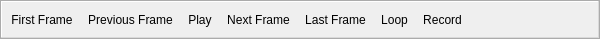
<?xml version="1.0" encoding="UTF-8"?>
<ui version="4.0">
 <class>lqPlayerControlsToolbar</class>
 <widget class="QToolBar" name="lqPlayerControlsToolbar">
  <property name="geometry">
   <rect>
    <x>0</x>
    <y>0</y>
    <width>600</width>
    <height>39</height>
   </rect>
  </property>
  <property name="sizePolicy">
   <sizepolicy hsizetype="Fixed" vsizetype="Fixed">
    <horstretch>0</horstretch>
    <verstretch>0</verstretch>
   </sizepolicy>
  </property>
  <property name="windowTitle">
   <string>VCR Controls</string>
  </property>
  <property name="orientation">
   <enum>Qt::Horizontal</enum>
  </property>
  <property name="PV_MUST_BE_MASTER" stdset="0">
   <bool>true</bool>
  </property>
  <action name="actionVCRPlay">
   <property name="enabled">
    <bool>true</bool>
   </property>
   <property name="icon">
    <iconset resource="lqResources.qrc">
     <normaloff>:/lqResources/Icons/media-playback-start.png</normaloff>:/lqResources/Icons/media-playback-start.png</iconset>
   </property>
   <property name="text">
    <string>&amp;Play</string>
   </property>
   <property name="shortcut">
    <string>Space</string>
   </property>
  </action>
  <action name="actionVCRPreviousFrame">
   <property name="enabled">
    <bool>true</bool>
   </property>
   <property name="icon">
    <iconset resource="lqResources.qrc">
     <normaloff>:/lqResources/Icons/media-seek-backward.png</normaloff>:/lqResources/Icons/media-seek-backward.png</iconset>
   </property>
   <property name="text">
    <string>Pre&amp;vious Frame</string>
   </property>
   <property name="shortcut">
    <string>Left</string>
   </property>
   <property name="PV_MUST_BE_MASTER" stdset="0">
    <bool>true</bool>
   </property>
  </action>
  <action name="actionVCRFirstFrame">
   <property name="enabled">
    <bool>true</bool>
   </property>
   <property name="icon">
    <iconset resource="lqResources.qrc">
     <normaloff>:/lqResources/Icons/media-skip-backward.png</normaloff>:/lqResources/Icons/media-skip-backward.png</iconset>
   </property>
   <property name="text">
    <string>&amp;First Frame</string>
   </property>
   <property name="shortcut">
    <string>Ctrl+Left</string>
   </property>
  </action>
  <action name="actionVCRNextFrame">
   <property name="enabled">
    <bool>true</bool>
   </property>
   <property name="icon">
    <iconset resource="lqResources.qrc">
     <normaloff>:/lqResources/Icons/media-seek-forward.png</normaloff>:/lqResources/Icons/media-seek-forward.png</iconset>
   </property>
   <property name="text">
    <string>&amp;Next Frame</string>
   </property>
   <property name="shortcut">
    <string>Right</string>
   </property>
  </action>
  <action name="actionVCRLastFrame">
   <property name="enabled">
    <bool>true</bool>
   </property>
   <property name="icon">
    <iconset resource="lqResources.qrc">
     <normaloff>:/lqResources/Icons/media-skip-forward.png</normaloff>:/lqResources/Icons/media-skip-forward.png</iconset>
   </property>
   <property name="text">
    <string>&amp;Last Frame</string>
   </property>
   <property name="shortcut">
    <string>Ctrl+Right</string>
   </property>
  </action>
  <action name="actionVCRLoop">
   <property name="checkable">
    <bool>true</bool>
   </property>
   <property name="enabled">
    <bool>true</bool>
   </property>
   <property name="icon">
    <iconset resource="lqResources.qrc">
     <normaloff>:/lqResources/Icons/media-loop.png</normaloff>:/lqResources/Icons/media-loop.png</iconset>
   </property>
   <property name="text">
    <string>L&amp;oop</string>
   </property>
   <property name="iconText">
    <string>Loop</string>
   </property>
   <property name="toolTip">
    <string>Loop</string>
   </property>
   <property name="statusTip">
    <string>Loop</string>
   </property>
  </action>
  <action name="actionRecord">
   <property name="icon">
    <iconset resource="lqResources.qrc">
     <normaloff>:/lqResources/Icons/lqRecord.png</normaloff>:/lqResources/Icons/lqRecord.png</iconset>
   </property>
   <property name="text">
    <string>Record</string>
   </property>
   <property name="shortcut">
    <string>R</string>
   </property>
  </action>
  <addaction name="actionVCRFirstFrame"/>
  <addaction name="actionVCRPreviousFrame"/>
  <addaction name="actionVCRPlay"/>
  <addaction name="actionVCRNextFrame"/>
  <addaction name="actionVCRLastFrame"/>
  <addaction name="actionVCRLoop"/>
  <addaction name="actionRecord"/>
 </widget>
 <resources>
  <include location="lqResources.qrc"/>
 </resources>
 <connections/>
</ui>
